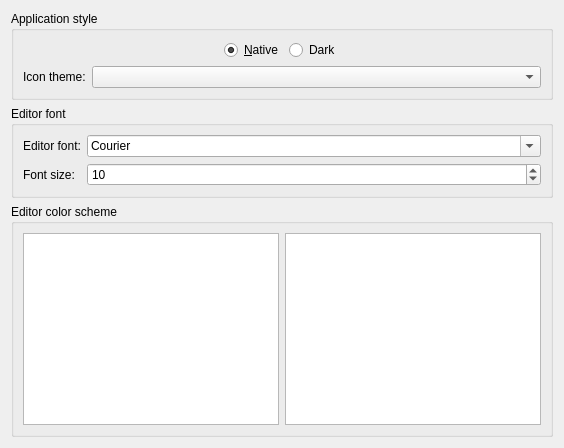
        <widget class="QWidget" name="tabStyle">
         <attribute name="icon">
          <iconset theme="applications-graphics">
           <normaloff>.</normaloff>.</iconset>
         </attribute>
         <attribute name="title">
          <string>Style</string>
         </attribute>
         <layout class="QVBoxLayout" name="verticalLayout_3">
          <item>
           <widget class="QGroupBox" name="groupBox_5">
            <property name="title">
             <string>Application style</string>
            </property>
            <layout class="QVBoxLayout" name="verticalLayout_2">
             <item>
              <layout class="QHBoxLayout" name="horizontalLayout_3">
               <item>
                <spacer name="horizontalSpacer_3">
                 <property name="orientation">
                  <enum>Qt::Horizontal</enum>
                 </property>
                 <property name="sizeHint" stdset="0">
                  <size>
                   <width>40</width>
                   <height>20</height>
                  </size>
                 </property>
                </spacer>
               </item>
               <item>
                <widget class="QRadioButton" name="radioButtonColorWhite">
                 <property name="toolTip">
                  <string>Use native style</string>
                 </property>
                 <property name="statusTip">
                  <string>Use native style</string>
                 </property>
                 <property name="text">
                  <string>&amp;Native</string>
                 </property>
                 <property name="checked">
                  <bool>true</bool>
                 </property>
                </widget>
               </item>
               <item>
                <widget class="QRadioButton" name="radioButtonColorDark">
                 <property name="toolTip">
                  <string>Use a global dark style (using QDarkStyleSheet)</string>
                 </property>
                 <property name="statusTip">
                  <string>Use a global dark style (using QDarkStyleSheet)</string>
                 </property>
                 <property name="text">
                  <string>Dark</string>
                 </property>
                </widget>
               </item>
               <item>
                <spacer name="horizontalSpacer_4">
                 <property name="orientation">
                  <enum>Qt::Horizontal</enum>
                 </property>
                 <property name="sizeHint" stdset="0">
                  <size>
                   <width>40</width>
                   <height>20</height>
                  </size>
                 </property>
                </spacer>
               </item>
              </layout>
             </item>
             <item>
              <layout class="QFormLayout" name="layoutIconTheme">
               <property name="topMargin">
                <number>0</number>
               </property>
               <item row="0" column="0">
                <widget class="QLabel" name="lblIconTheme">
                 <property name="text">
                  <string>Icon theme:</string>
                 </property>
                </widget>
               </item>
               <item row="0" column="1">
                <widget class="QComboBox" name="comboBoxIconTheme"/>
               </item>
              </layout>
             </item>
            </layout>
           </widget>
          </item>
          <item>
           <widget class="QGroupBox" name="groupBox_6">
            <property name="title">
             <string>Editor font</string>
            </property>
            <layout class="QFormLayout" name="formLayout_3">
             <item row="0" column="0">
              <widget class="QLabel" name="label_3">
               <property name="text">
                <string>Editor font:</string>
               </property>
              </widget>
             </item>
             <item row="0" column="1">
              <layout class="QHBoxLayout" name="horizontalLayout_4">
               <item>
                <widget class="QFontComboBox" name="fontComboBox">
                 <property name="toolTip">
                  <string>Change editor font</string>
                 </property>
                 <property name="statusTip">
                  <string>Change editor font</string>
                 </property>
                 <property name="fontFilters">
                  <set>QFontComboBox::MonospacedFonts</set>
                 </property>
                 <property name="currentFont">
                  <font>
                   <family>Clean</family>
                  </font>
                 </property>
                </widget>
               </item>
              </layout>
             </item>
             <item row="1" column="0">
              <widget class="QLabel" name="label_4">
               <property name="text">
                <string>Font size:</string>
               </property>
              </widget>
             </item>
             <item row="1" column="1">
              <layout class="QHBoxLayout" name="horizontalLayout_5">
               <item>
                <widget class="QSpinBox" name="spinBoxFontSize">
                 <property name="toolTip">
                  <string>Change editor font size</string>
                 </property>
                 <property name="statusTip">
                  <string>Change editor font size</string>
                 </property>
                 <property name="value">
                  <number>10</number>
                 </property>
                </widget>
               </item>
              </layout>
             </item>
            </layout>
           </widget>
          </item>
          <item>
           <widget class="QGroupBox" name="groupBox_7">
            <property name="title">
             <string>Editor color scheme</string>
            </property>
            <layout class="QGridLayout" name="gridLayout_4">
             <item row="0" column="0">
              <widget class="QListWidget" name="listWidgetColorSchemes">
               <property name="sizePolicy">
                <sizepolicy hsizetype="Minimum" vsizetype="Expanding">
                 <horstretch>0</horstretch>
                 <verstretch>0</verstretch>
                </sizepolicy>
               </property>
               <property name="toolTip">
                <string>Pygments color schemes.</string>
               </property>
               <property name="statusTip">
                <string>Pygments color schemes.</string>
               </property>
              </widget>
             </item>
             <item row="0" column="1">
              <widget class="CobolCodeEdit" name="plainTextEdit"/>
             </item>
            </layout>
           </widget>
          </item>
         </layout>
        </widget>
